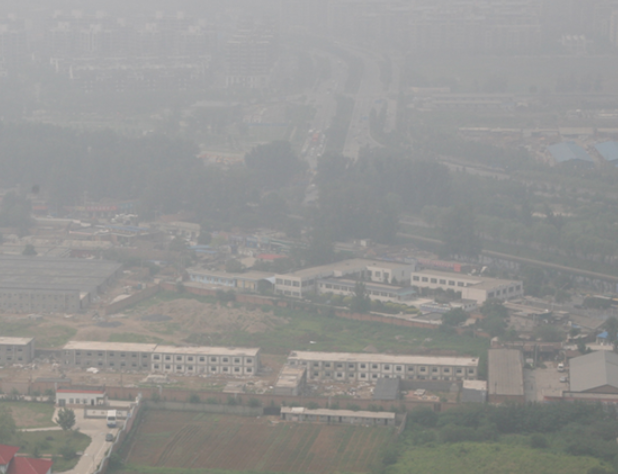
#> input picture 38-ImageEnhancement图像增强/test02.png, 618 x 474 px
$ python '05-图像去雾.py'
#> lines starting #> are read from the running program, lines starting #| are printed output that depends on the picture
# -*- coding: utf-8 -*-

import cv2
import numpy as np
import math
import matplotlib.pyplot as plt

#线性拉伸处理
#去掉最大最小0.5%的像素值 线性拉伸至[0,1]
def stretchImage(data, s=0.005, bins = 2000):
    ht = np.histogram(data, bins);
    d = np.cumsum(ht[0])/float(data.size)
    lmin = 0; lmax=bins-1
    while lmin<bins:
        if d[lmin]>=s:
            break
        lmin+=1
    while lmax>=0:
        if d[lmax]<=1-s:
            break
        lmax-=1
    return np.clip((data-ht[1][lmin])/(ht[1][lmax]-ht[1][lmin]), 0,1)

#根据半径计算权重参数矩阵
g_para = {}
def getPara(radius = 5):
    global g_para
    m = g_para.get(radius, None)
    if m is not None:
        return m
    size = radius*2+1
    m = np.zeros((size, size))
    for h in range(-radius, radius+1):
        for w in range(-radius, radius+1):
            if h==0 and w==0:
                continue
            m[radius+h, radius+w] = 1.0/math.sqrt(h**2+w**2)
    m /= m.sum()
    g_para[radius] = m
    return m

#常规的ACE实现
def zmIce(I, ratio=4, radius=300):
    para = getPara(radius)
    height,width = I.shape

    #Python3报错 列表append
    """
    #TypeError: can only concatenate list (not "range") to list
    #增加max
    print(range(height),type(range(height)))
    print([0]*radius,type([0]*radius))
    print([height-1]*radius,type([height-1]*radius))
    zh = [0]*radius + max(range(height)) + [height-1]*radius
    zw = [0]*radius + max(range(width))  + [width -1]*radius
    #[0,0,0] + [0,1,2,3] + [3,3,3]
    #[0, 0, 0, 0, 1, 2, 3, 3, 3, 3]
    """

    zh = []
    zw = []
    n = 0
    while n < radius:
        zh.append(0)
        zw.append(0)
        n += 1
    for n in range(height):
        zh.append(n)
    for n in range(width):
        zw.append(n)
    n = 0
    while n < radius:
        zh.append(height-1)
        zw.append(width-1)
        n += 1

    #print(zh)
    #print(zw)

    Z = I[np.ix_(zh, zw)]
    res = np.zeros(I.shape)
    for h in range(radius*2+1):
        for w in range(radius*2+1):
            if para[h][w] == 0:
                continue
            res += (para[h][w] * np.clip((I-Z[h:h+height, w:w+width])*ratio, -1, 1))
    return res

#单通道ACE快速增强实现
def zmIceFast(I, ratio, radius):
    print(I)
    height, width = I.shape[:2]
    if min(height, width) <=2:
        return np.zeros(I.shape)+0.5
    Rs = cv2.resize(I, (int((width+1)/2), int((height+1)/2)))
    Rf = zmIceFast(Rs, ratio, radius)             #递归调用
    Rf = cv2.resize(Rf, (width, height))
    Rs = cv2.resize(Rs, (width, height))

    return Rf+zmIce(I,ratio, radius)-zmIce(Rs,ratio,radius)

#rgb三通道分别增强 ratio是对比度增强因子 radius是卷积模板半径
def zmIceColor(I, ratio=4, radius=3):
    res = np.zeros(I.shape)
    for k in range(3):
        res[:,:,k] = stretchImage(zmIceFast(I[:,:,k], ratio, radius))
    return res

#主函数
if __name__ == '__main__':
    img = cv2.imread('test02.png')
#> img is the input picture: shape (474, 618, 3); mean B, G, R 146.2, 148, 148.1
    res = zmIceColor(img/255.0)*255
#> the loop in zmIceColor, `for k in range(3):` made 3 passes
#> (printed output is left out)
#> pass 1, in zmIceFast, `Rs = cv2.resize(I, (int((width+1)/2), int((height+1)/2)))`:
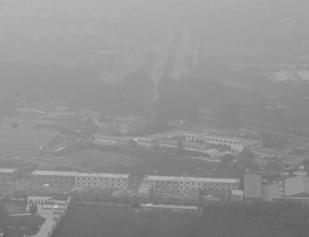
#> Rs: shape (237, 309) float64; min 0.372, max 0.781, mean 0.574
#> after the loop in zmIceColor, `for k in range(3):`:
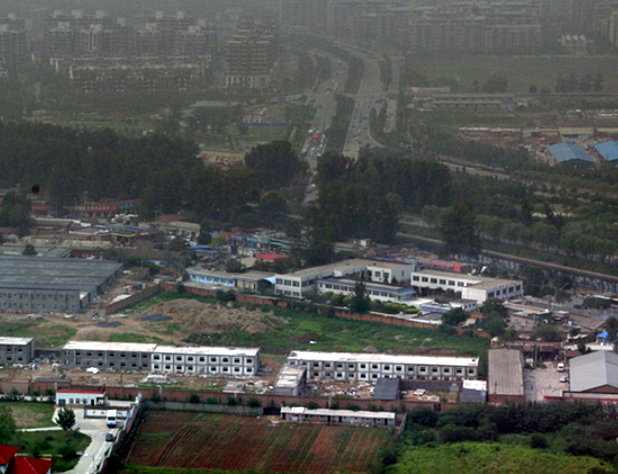
#> res: shape (474, 618, 3) float64; mean of channels 0, 1, 2 0.319, 0.33, 0.324; drawn as B, G, R
    cv2.imwrite('newtest02.png', res)
    imgnew = cv2.imread('newtest02.png')
    cv2.imshow('result',imgnew)
    cv2.imshow('origin',img)
    cv2.waitKey(0)
    cv2.destroyAllWindows()

$ run again, with 38-ImageEnhancement图像增强/test01.png copied over 38-ImageEnhancement图像增强/test02.png
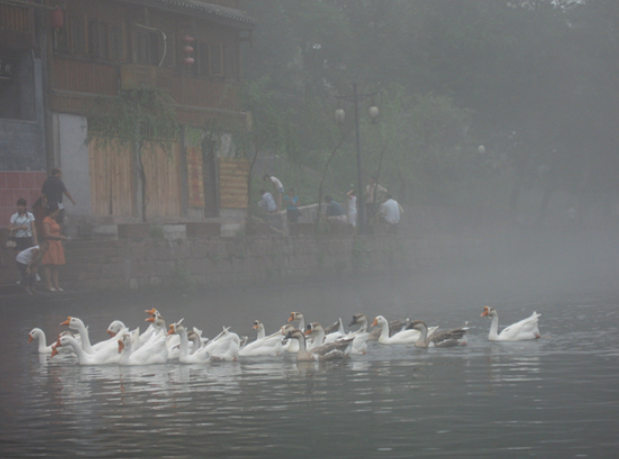
#> input picture 38-ImageEnhancement图像增强/test01.png, 619 x 459 px
#> img is the input picture: shape (459, 619, 3); mean B, G, R 112.6, 113.1, 111.6
#> the loop in zmIceColor, `for k in range(3):` made 3 passes
#> (printed output is left out)
#> pass 1, in zmIceFast (call 4), `Rs = cv2.resize(I, (int((width+1)/2), int((height+1)/2)))`:
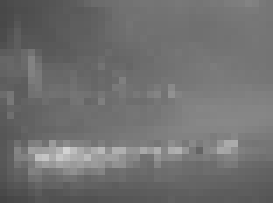
#> Rs: shape (29, 39) float64 (shown 7 times larger); min 0.269, max 0.824, mean 0.441
#> after the loop in zmIceColor, `for k in range(3):`:
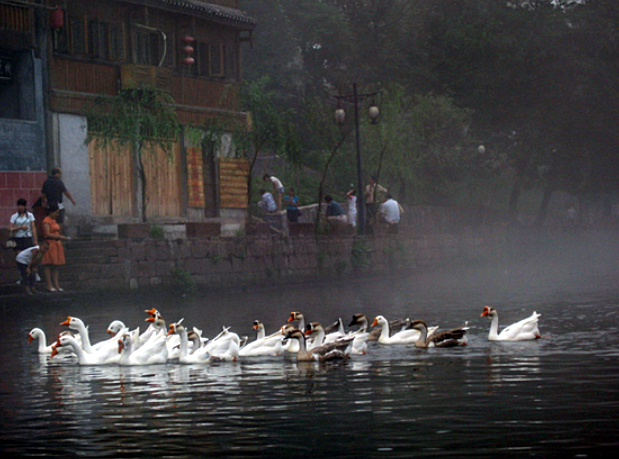
#> res: shape (459, 619, 3) float64; mean of channels 0, 1, 2 0.245, 0.242, 0.248; drawn as B, G, R
